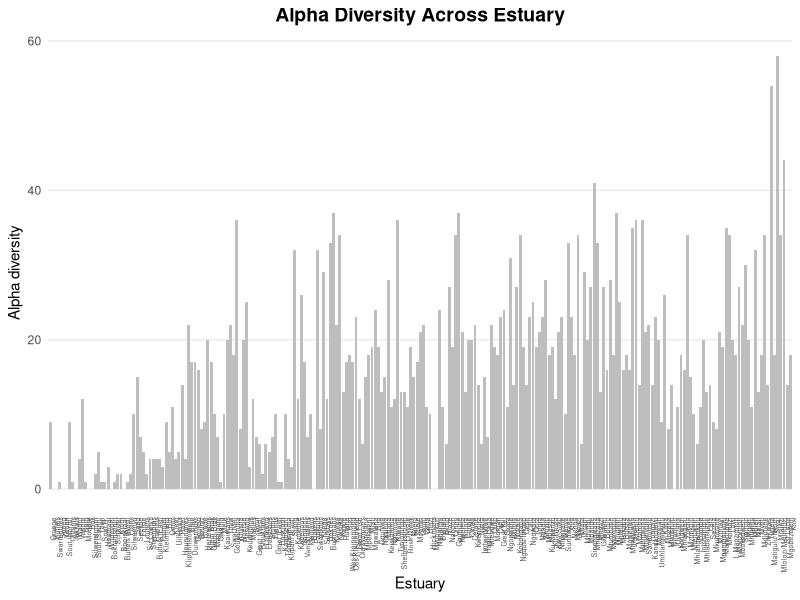
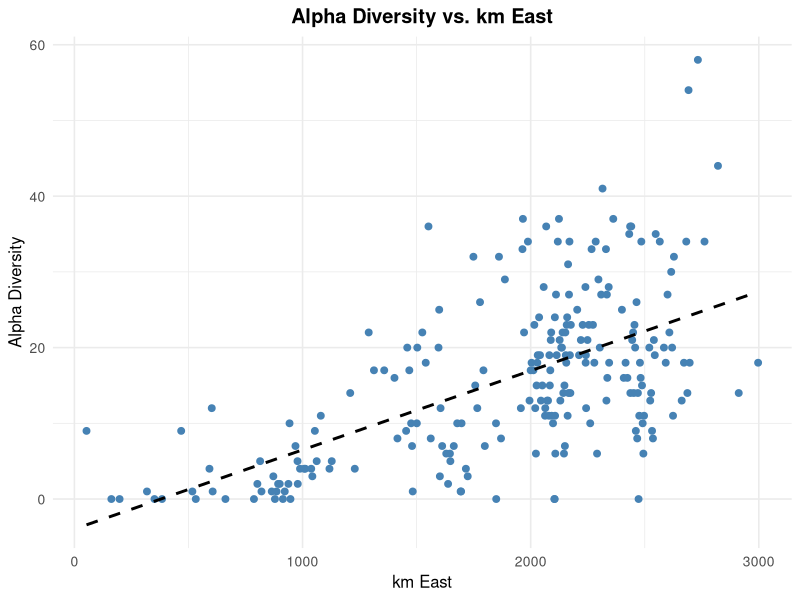
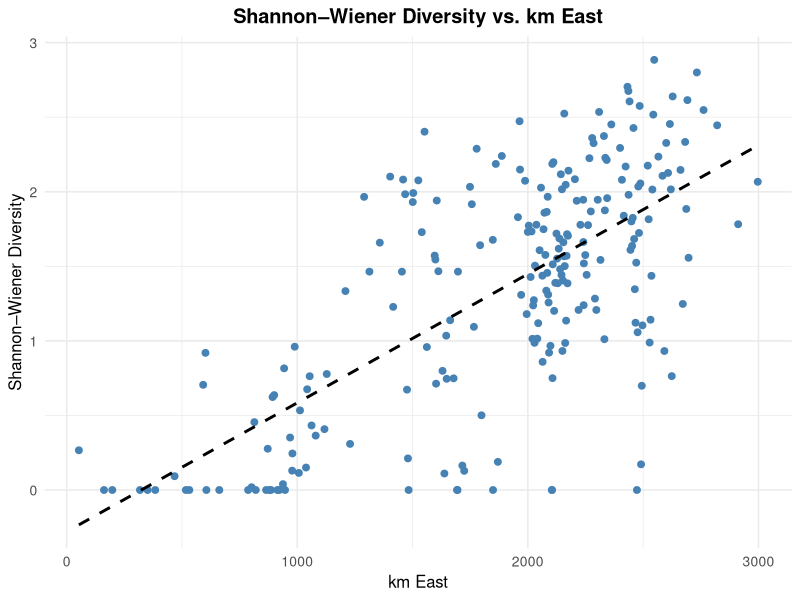
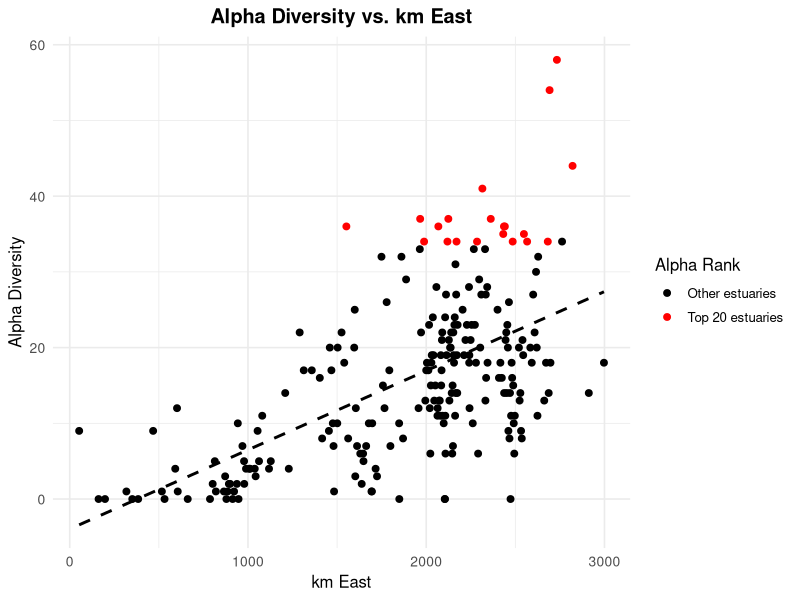
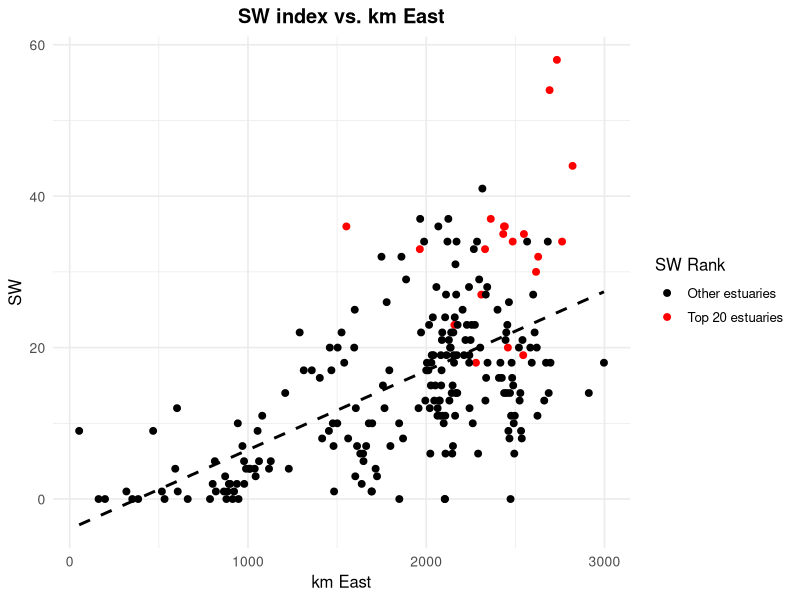
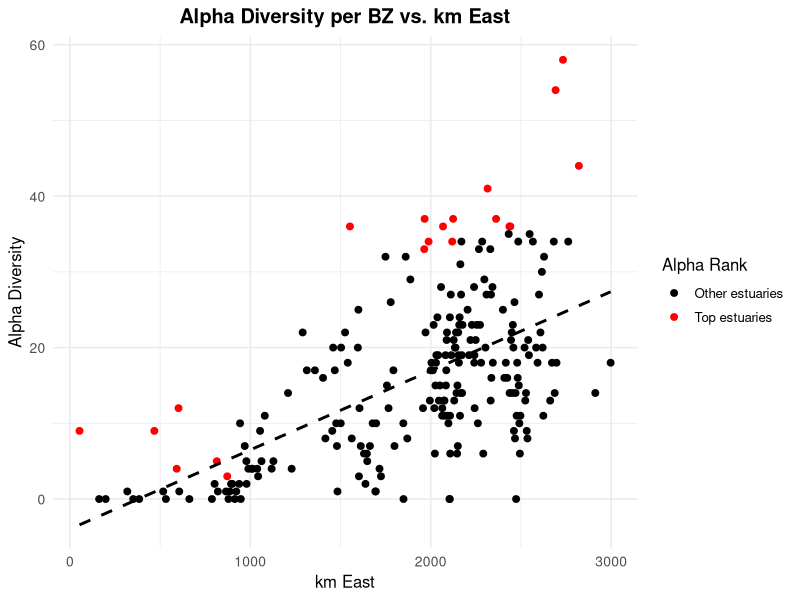
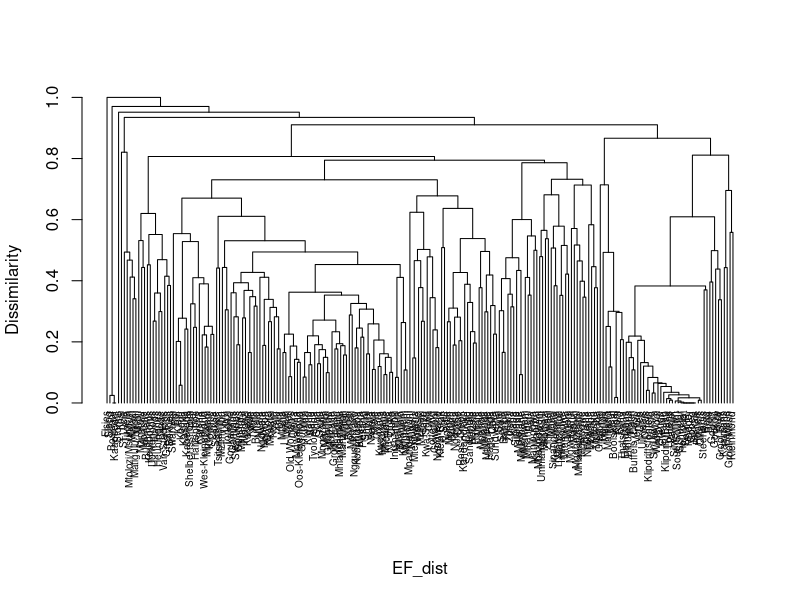
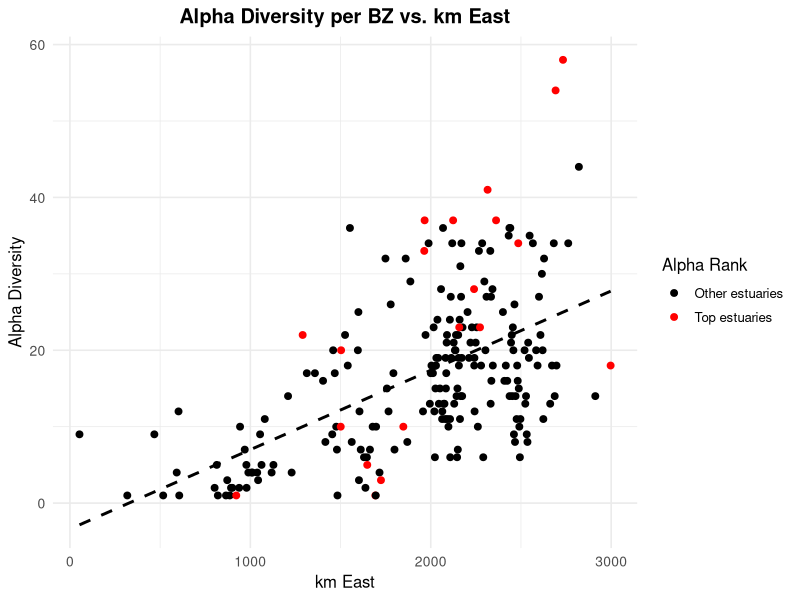

These figures' R source, in order:
## ---- chunk 1
knitr::opts_chunk$set(echo = TRUE)
## ---- chunk 2
library(tidyverse)
library(ggpubr)
library(vegan)
## ---- chunk 3
EF <- read.csv('EstuaryFishSurveyData.csv')
class(EF)
## ---- chunk 4
EF[is.na(EF)] <- 0
## ---- chunk 5
EF$alpha <- specnumber(EF[4: 148])
## ---- chunk 6
EF$Estuary <- factor(EF$Estuary, levels = unique(EF$Estuary)) # Ensure Estuary is a factor for ordered x-axis labels

g1 <- ggplot(EF, aes(x = Estuary, y = alpha)) +
  geom_bar(stat = "identity", fill = "grey") +
  theme_minimal() +
  labs(
    title = "Alpha Diversity Across Estuary",
    x = "Estuary",
    y = "Alpha diversity"
  ) +
  theme(axis.text.x = element_text(angle = 90, hjust = 1, size = 5),
    plot.title = element_text(size = 14, face = "bold", hjust = 0.5),
    panel.grid.major.x = element_blank(),
    panel.grid.minor = element_blank()
        )
g1
## ---- chunk 7
EF$SW <- diversity(EF[4:148], index = "shannon")
## ---- chunk 8
EF$kmEast <- 3000 - EF$kmWest
## ---- chunk 9
g2 <- ggplot(EF, aes(x = kmEast, y = alpha)) +
  geom_point(color = "steelblue", size = 2) +
  geom_smooth(method = "lm", se = FALSE, color = "black", linetype = "dashed") +
  theme_minimal(base_size = 12) +
  labs(
    title = "Alpha Diversity vs. km East",
    x = "km East",
    y = "Alpha Diversity"
  ) +
  theme(
    plot.title = element_text(face = "bold", hjust = 0.5),
    axis.title = element_text(size = 12),
    axis.text = element_text(size = 10)
  )
g2
## ---- chunk 10
g3 <- ggplot(EF, aes(x = kmEast, y = SW)) +
  geom_point(color = "steelblue", size = 2) +
  geom_smooth(method = "lm", se = FALSE, color = "black", linetype = "dashed") +
  theme_minimal(base_size = 12) +
  labs(
    title = "Shannon–Wiener Diversity vs. km East",
    x = "km East",
    y = "Shannon–Wiener Diversity"
  ) +
  theme(
    plot.title = element_text(face = "bold", hjust = 0.5),
    axis.title = element_text(size = 12),
    axis.text = element_text(size = 10)
  )
g3
## ---- chunk 11
EF <- EF[order(-EF$alpha), ]

## ---- chunk 12
EF$AlphaList <- 0
EF$AlphaList[1:20] <- 1
## ---- chunk 13

g4 <- ggplot(EF, aes(x = kmEast, y = alpha)) +
  geom_point(aes(color = factor(AlphaList)), size = 2) +
  geom_smooth(method = "lm", se = FALSE, color = "black", linetype = "dashed") +
   scale_color_manual(
    values = c("0" = "black", "1" = "red"),
    labels = c("Other estuaries", "Top 20 estuaries"),
    name = "Alpha Rank"
  ) +
  theme_minimal(base_size = 12) +
  labs(
    title = "Alpha Diversity vs. km East",
    x = "km East",
    y = "Alpha Diversity"
  ) +
  theme(
    plot.title = element_text(face = "bold", hjust = 0.5),
    axis.title = element_text(size = 12),
    axis.text = element_text(size = 10),
    legend.position = "right"
  )

g4

## ---- chunk 14
AlphaList <- EF[1:20, 1]
AlphaList
## ---- chunk 15
AlphaSpp <- specnumber(EF[,4:148] , EF$AlphaList)
AlphaSpp
## ---- chunk 16
AlphaPerc <- (116/145) *100
AlphaPerc
## ---- chunk 17
EF <- EF[order(-EF$SW), ]

## ---- chunk 18
EF$SW_list <- 0
EF$SW_list[1:20] <- 1
## ---- chunk 19

g5 <- ggplot(EF, aes(x = kmEast, y = alpha)) +
  geom_point(aes(color = factor(SW_list)), size = 2) +
  geom_smooth(method = "lm", se = FALSE, color = "black", linetype = "dashed") +
   scale_color_manual(
    values = c("0" = "black", "1" = "red"),
    labels = c("Other estuaries", "Top 20 estuaries"),
    name = "SW Rank"
  ) +
  theme_minimal(base_size = 12) +
  labs(
    title = "SW index vs. km East",
    x = "km East",
    y = "SW"
  ) +
  theme(
    plot.title = element_text(face = "bold", hjust = 0.5),
    axis.title = element_text(size = 12),
    axis.text = element_text(size = 10),
    legend.position = "right"
  )

g5

## ---- chunk 20
SW_list <- EF[1:20, 1]
SW_list
## ---- chunk 21
SW_spp <- specnumber(EF[,4:148] , EF$SW_list)
SW_spp
## ---- chunk 22
SW_perc <- (110/145) *100
SW_perc
## ---- chunk 23
specnumber(EF[,4:148], EF$BZ)
## ---- chunk 24
EF <- EF[order(EF$BZ, -EF$alpha), ]
head(EF)
## ---- chunk 25

EF$BZ_list <- 0

top_n <- c(W = 6, S = 7, E = 7)

for (z in names(top_n)) {
  zone_rows <- which(EF$BZ == z)
  EF$BZ_list[head(zone_rows, top_n[z])] <- 1
}

## ---- chunk 26
g6 <- ggplot(EF, aes(x = kmEast, y = alpha)) +
  geom_point(aes(color = factor(BZ_list)), size = 2) +
  geom_smooth(method = "lm", se = FALSE, color = "black", linetype = "dashed") +
   scale_color_manual(
    values = c("0" = "black", "1" = "red"),
    labels = c("Other estuaries", "Top estuaries"),
    name = "Alpha Rank"
  ) +
  theme_minimal(base_size = 12) +
  labs(
    title = "Alpha Diversity per BZ vs. km East",
    x = "km East",
    y = "Alpha Diversity"
  ) +
  theme(
    plot.title = element_text(face = "bold", hjust = 0.5),
    axis.title = element_text(size = 12),
    axis.text = element_text(size = 10),
    legend.position = "right"
  )

g6
## ---- chunk 27
BZ_spp <- specnumber(EF[, 4:148], EF$BZ_list)
BZ_spp
## ---- chunk 28
BZ_perc <- (122/145) *100
BZ_perc
## ---- chunk 29
EF <- subset(EF, alpha > 0)  #subset the data due to the 0s

EF_deco <- decostand(EF[,4:148], method = 'total')
## ---- chunk 30
EF_dist <- vegdist(EF_deco, method =  'bray')
## ---- chunk 31

EF_clust <- hclust(EF_dist, method = "average") # run clustering

plot(
  EF_clust,
  labels = EF$Estuary,
  hang = -1,
  cex = 0.6,
  main = NULL,
  ylab = "Dissimilarity",
  sub = "",
  col = "black"
)
## ---- chunk 32
slice <- cutree(EF_clust,
                h= 0.8)
slice

EF$Slice80 <- slice #adding into data frame
## ---- chunk 33
EF <- EF[order(EF$Slice80, -EF$alpha), ]
## ---- chunk 34
# Initialize the Slice80_list column to 0
EF$Slice80_list <- 0

# Loop through each unique Slice80 group
for (g in unique(EF$Slice80)) {
  
  # Find all rows in the group
  group <- which(EF$Slice80 == g)
  
  # Determine how many rows to score
  top_n <- if (g == "2") {
    4
  } else if (g == "3") {
    3
  } else {
    2
  }
  
  # Always score at least 1 row (if only 1 available)
  EF$Slice80_list[group[1:min(top_n, length(group))]] <- 1
}

## ---- chunk 35
g7 <- ggplot(EF, aes(x = kmEast, y = alpha)) +
  geom_point(aes(color = factor(Slice80_list)), size = 2) +
  geom_smooth(method = "lm", se = FALSE, color = "black", linetype = "dashed") +
   scale_color_manual(
    values = c("0" = "black", "1" = "red"),
    labels = c("Other estuaries", "Top estuaries"),
    name = "Alpha Rank"
  ) +
  theme_minimal(base_size = 12) +
  labs(
    title = "Alpha Diversity per BZ vs. km East",
    x = "km East",
    y = "Alpha Diversity"
  ) +
  theme(
    plot.title = element_text(face = "bold", hjust = 0.5),
    axis.title = element_text(size = 12),
    axis.text = element_text(size = 10),
    legend.position = "right"
  )

g7
## ---- chunk 36
Slice80_spp <- specnumber(EF[,4:148], EF$Slice80_list)
Slice80_spp
## ---- chunk 37
Slice80_perc <- (100/145) *100
Slice80_perc
## ---- chunk 38
# species abundance data
spp <- EF[, 4:148]

# distance from eastern boundary
coords <- EF$kmEast
## ---- chunk 39
range_stats <- function(abundance, coords) {
  present_coords <- coords[abundance > 0]  # get kmEast values where species is present
  
  if (length(present_coords) == 0) {
    # species not present anywhere
    return(c(west_limit = NA, east_limit = NA, center = NA))
  } else {
    east <- min(present_coords)                    # furthest west point
    west <- max(present_coords)                    # furthest east point
    centre <- mean(c(east, west))                  # center of range
    
    return(c(east_limit = east, west_limit = west, centre = centre))
  }
}

# Apply the function across all species (columns)
spp_range <- t(apply(spp, 2, range_stats, coords = coords))

## ---- chunk 40
# convert result to a clean data frame
spp_range_list <- data.frame(
  Species = colnames(spp),  # species names from column headers
  spp_range                 # range stats: west, east, center
)

# preview first few rows of the result
head(spp_range_list)
## ---- chunk 41
g8<- ggplot(spp_range_list, aes(x = centre)) +
  geom_histogram(binwidth = 100, fill = "grey", color = "black") +
  xlab("Range Centre (km East)") +
  ylab("Number of Species") +
  ggtitle("Frequency of Species Range Centres (per 100 km)") +
  theme_minimal()

g8 
## ---- chunk 42

EF$block <- ceiling(EF$kmEast/100)

EF$RC_list <- 1

EF <- EF[order(EF$kmEast),]

interval_table <- table(cut(spp_range_list$centre,seq(0,3000,100)))
print(order(interval_table, decreasing = TRUE))
## ---- chunk 43
# Define blocks to score as 0
zero_blocks <- c(13, 14, 3, 9, 11, 2, 4, 5, 6, 8)

# Loop through each row
for (i in 1:nrow(EF)) {
  if (EF$block[i] %in% zero_blocks) {
    EF$RC_list[i] <- 0
  }
}

## ---- chunk 44
EF <- subset(EF, RC_list > 0) 
## ---- chunk 45
EF <- EF[order(EF$block, -EF$alpha), ]
## ---- chunk 46
max <- EF$alpha[1]  # Initialize max with the first alpha value
EF$RC_list <- 0 
EF$RC_list[1] <- 1

for (j in 2:nrow(EF)) {
  if (EF$block[j] > EF$block[j-1]) {
    max <- 0
    if (EF$alpha[j] > max) {
     EF$RC_list[j] <- 1 
    max <- EF$alpha[j]
    }
  } else if (EF$block[j] == EF$block[j-1]) {
    if (EF$alpha[j] > max) {
      EF$RC_list[j] <- 1
      EF$RC_list[j-1] <- 0
      max <- EF$alpha[j]
    }
  }
}

sum(EF$RC_list)
## ---- chunk 47
RC_spp <- specnumber(EF[,4:148], EF$RC_list)
RC_spp
## ---- chunk 48
RC_perc <- (121/145) *100
RC_perc
## ---- chunk 49
g9 <- ggplot(EF, aes(x = kmEast, y = alpha)) +
  geom_point(aes(color = factor(RC_list)), size = 2) +
  geom_smooth(method = "lm", se = FALSE, color = "black", linetype = "dashed") +
   scale_color_manual(
    values = c("0" = "black", "1" = "red"),
    labels = c("Other estuaries", "Top estuaries"),
    name = "Top 20 of method"
  ) +
  theme_minimal(base_size = 12) +
  labs(
    title = "Alpha Diversity vs. km East",
    x = "km East",
    y = "Alpha Diversity"
  ) +
  theme(
    plot.title = element_text(face = "bold", hjust = 0.5),
    axis.title = element_text(size = 12),
    axis.text = element_text(size = 10),
    legend.position = "right"
  )

g9
